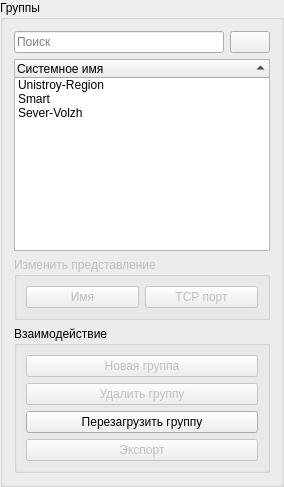
         <widget class="QGroupBox" name="groupBox_19">
          <property name="maximumSize">
           <size>
            <width>350</width>
            <height>16777215</height>
           </size>
          </property>
          <property name="title">
           <string>Группы</string>
          </property>
          <layout class="QVBoxLayout" name="verticalLayout_8">
           <item>
            <layout class="QHBoxLayout" name="horizontalLayout_17">
             <item>
              <widget class="QLineEdit" name="le_search_group">
               <property name="text">
                <string/>
               </property>
               <property name="placeholderText">
                <string>Поиск</string>
               </property>
               <property name="clearButtonEnabled">
                <bool>true</bool>
               </property>
              </widget>
             </item>
             <item>
              <widget class="QPushButton" name="btn_refresh_groups_tab">
               <property name="text">
                <string/>
               </property>
               <property name="icon">
                <iconset theme="QIcon::ThemeIcon::ViewRefresh"/>
               </property>
               <property name="flat">
                <bool>false</bool>
               </property>
              </widget>
             </item>
            </layout>
           </item>
           <item>
            <widget class="QTreeWidget" name="list_groups">
             <property name="tabletTracking">
              <bool>false</bool>
             </property>
             <property name="tabKeyNavigation">
              <bool>true</bool>
             </property>
             <property name="showDropIndicator" stdset="0">
              <bool>true</bool>
             </property>
             <property name="rootIsDecorated">
              <bool>false</bool>
             </property>
             <property name="sortingEnabled">
              <bool>true</bool>
             </property>
             <property name="animated">
              <bool>true</bool>
             </property>
             <attribute name="headerShowSortIndicator" stdset="0">
              <bool>true</bool>
             </attribute>
             <column>
              <property name="text">
               <string>Системное имя</string>
              </property>
             </column>
             <item>
              <property name="text">
               <string>Unistroy-Region</string>
              </property>
             </item>
             <item>
              <property name="text">
               <string>Smart</string>
              </property>
             </item>
             <item>
              <property name="text">
               <string>Sever-Volzh</string>
              </property>
             </item>
            </widget>
           </item>
           <item>
            <widget class="QGroupBox" name="groupBox_13">
             <property name="enabled">
              <bool>false</bool>
             </property>
             <property name="title">
              <string>Изменить представление</string>
             </property>
             <layout class="QHBoxLayout" name="horizontalLayout_15">
              <item>
               <widget class="QPushButton" name="pushButton_14">
                <property name="text">
                 <string>Имя</string>
                </property>
               </widget>
              </item>
              <item>
               <widget class="QPushButton" name="pushButton_18">
                <property name="text">
                 <string>TCP порт</string>
                </property>
               </widget>
              </item>
             </layout>
            </widget>
           </item>
           <item>
            <widget class="QGroupBox" name="groupBox_17">
             <property name="title">
              <string>Взаимодействие</string>
             </property>
             <layout class="QVBoxLayout" name="verticalLayout_6">
              <item>
               <widget class="QPushButton" name="btn_group_new">
                <property name="enabled">
                 <bool>false</bool>
                </property>
                <property name="text">
                 <string>Новая группа</string>
                </property>
                <property name="checkable">
                 <bool>false</bool>
                </property>
                <property name="checked">
                 <bool>false</bool>
                </property>
               </widget>
              </item>
              <item>
               <widget class="QPushButton" name="btn_group_delete">
                <property name="enabled">
                 <bool>false</bool>
                </property>
                <property name="text">
                 <string>Удалить группу</string>
                </property>
               </widget>
              </item>
              <item>
               <widget class="QPushButton" name="btn_group_restart">
                <property name="text">
                 <string>Перезагрузить группу</string>
                </property>
                <property name="checkable">
                 <bool>false</bool>
                </property>
                <property name="checked">
                 <bool>false</bool>
                </property>
               </widget>
              </item>
              <item>
               <widget class="QPushButton" name="btn_group_export">
                <property name="enabled">
                 <bool>false</bool>
                </property>
                <property name="text">
                 <string>Экспорт</string>
                </property>
               </widget>
              </item>
             </layout>
            </widget>
           </item>
          </layout>
         </widget>
